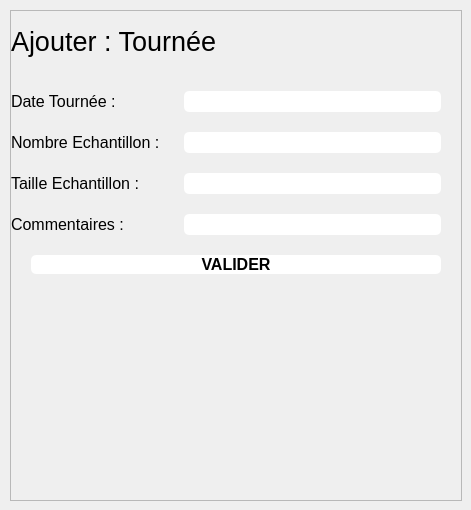
            <widget class="QWidget" name="tournees_page">
             <widget class="QFrame" name="frame_9">
              <property name="geometry">
               <rect>
                <x>10</x>
                <y>10</y>
                <width>452</width>
                <height>491</height>
               </rect>
              </property>
              <property name="sizePolicy">
               <sizepolicy hsizetype="Preferred" vsizetype="Preferred">
                <horstretch>0</horstretch>
                <verstretch>0</verstretch>
               </sizepolicy>
              </property>
              <property name="frameShape">
               <enum>QFrame::StyledPanel</enum>
              </property>
              <property name="frameShadow">
               <enum>QFrame::Raised</enum>
              </property>
              <layout class="QFormLayout" name="formLayout_7">
               <property name="horizontalSpacing">
                <number>0</number>
               </property>
               <property name="verticalSpacing">
                <number>20</number>
               </property>
               <property name="leftMargin">
                <number>0</number>
               </property>
               <property name="topMargin">
                <number>0</number>
               </property>
               <property name="rightMargin">
                <number>0</number>
               </property>
               <property name="bottomMargin">
                <number>0</number>
               </property>
               <item row="0" column="0" colspan="2">
                <widget class="QLabel" name="label_31">
                 <property name="minimumSize">
                  <size>
                   <width>0</width>
                   <height>60</height>
                  </size>
                 </property>
                 <property name="maximumSize">
                  <size>
                   <width>16777215</width>
                   <height>60</height>
                  </size>
                 </property>
                 <property name="font">
                  <font>
                   <pointsize>20</pointsize>
                  </font>
                 </property>
                 <property name="text">
                  <string>Ajouter : Tournée</string>
                 </property>
                </widget>
               </item>
               <item row="1" column="0">
                <widget class="QLabel" name="label_26">
                 <property name="font">
                  <font>
                   <pointsize>12</pointsize>
                  </font>
                 </property>
                 <property name="text">
                  <string>Date Tournée : </string>
                 </property>
                </widget>
               </item>
               <item row="1" column="1">
                <widget class="QLineEdit" name="lineEdit_17">
                 <property name="font">
                  <font>
                   <pointsize>12</pointsize>
                  </font>
                 </property>
                 <property name="styleSheet">
                  <string notr="true">background-color:#FFF;
color:black;
margin-left:20px;
margin-right:20px;
border-radius: 5px;</string>
                 </property>
                 <property name="alignment">
                  <set>Qt::AlignCenter</set>
                 </property>
                </widget>
               </item>
               <item row="2" column="0">
                <widget class="QLabel" name="label_28">
                 <property name="font">
                  <font>
                   <pointsize>12</pointsize>
                  </font>
                 </property>
                 <property name="text">
                  <string>Nombre Echantillon : </string>
                 </property>
                </widget>
               </item>
               <item row="2" column="1">
                <widget class="QLineEdit" name="lineEdit_18">
                 <property name="font">
                  <font>
                   <pointsize>12</pointsize>
                  </font>
                 </property>
                 <property name="styleSheet">
                  <string notr="true">background-color:#FFF;
color:black;
margin-left:20px;
margin-right:20px;
border-radius: 5px;</string>
                 </property>
                 <property name="alignment">
                  <set>Qt::AlignCenter</set>
                 </property>
                </widget>
               </item>
               <item row="3" column="0">
                <widget class="QLabel" name="label_29">
                 <property name="font">
                  <font>
                   <pointsize>12</pointsize>
                  </font>
                 </property>
                 <property name="text">
                  <string>Taille Echantillon : </string>
                 </property>
                </widget>
               </item>
               <item row="3" column="1">
                <widget class="QLineEdit" name="lineEdit_19">
                 <property name="font">
                  <font>
                   <pointsize>12</pointsize>
                  </font>
                 </property>
                 <property name="styleSheet">
                  <string notr="true">background-color:#FFF;
color:black;
margin-left:20px;
margin-right:20px;
border-radius: 5px;</string>
                 </property>
                 <property name="alignment">
                  <set>Qt::AlignCenter</set>
                 </property>
                </widget>
               </item>
               <item row="4" column="0">
                <widget class="QLabel" name="label_30">
                 <property name="font">
                  <font>
                   <pointsize>12</pointsize>
                  </font>
                 </property>
                 <property name="text">
                  <string>Commentaires : </string>
                 </property>
                </widget>
               </item>
               <item row="4" column="1">
                <widget class="QLineEdit" name="lineEdit_20">
                 <property name="font">
                  <font>
                   <pointsize>12</pointsize>
                  </font>
                 </property>
                 <property name="styleSheet">
                  <string notr="true">background-color:#FFF;
color:black;
margin-left:20px;
margin-right:20px;
border-radius: 5px;</string>
                 </property>
                 <property name="alignment">
                  <set>Qt::AlignCenter</set>
                 </property>
                </widget>
               </item>
               <item row="5" column="0" colspan="2">
                <widget class="QPushButton" name="pushButton_12">
                 <property name="font">
                  <font>
                   <pointsize>12</pointsize>
                   <weight>75</weight>
                   <bold>true</bold>
                  </font>
                 </property>
                 <property name="styleSheet">
                  <string notr="true">background-color:#FFF;
color:black;
margin-left:20px;
margin-right:20px;
border-radius: 5px;</string>
                 </property>
                 <property name="text">
                  <string>VALIDER</string>
                 </property>
                </widget>
               </item>
              </layout>
             </widget>
            </widget>
